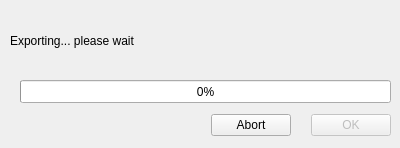
<?xml version="1.0" encoding="UTF-8"?>
<ui version="4.0">
 <class>Tools::ExportAudioDialog</class>
 <widget class="QDialog" name="Tools::ExportAudioDialog">
  <property name="geometry">
   <rect>
    <x>0</x>
    <y>0</y>
    <width>400</width>
    <height>148</height>
   </rect>
  </property>
  <property name="windowTitle">
   <string>Dialog</string>
  </property>
  <widget class="QDialogButtonBox" name="buttonBoxAbort">
   <property name="geometry">
    <rect>
     <x>190</x>
     <y>110</y>
     <width>101</width>
     <height>31</height>
    </rect>
   </property>
   <property name="orientation">
    <enum>Qt::Horizontal</enum>
   </property>
   <property name="standardButtons">
    <set>QDialogButtonBox::Abort</set>
   </property>
  </widget>
  <widget class="QLabel" name="labelExporting">
   <property name="geometry">
    <rect>
     <x>10</x>
     <y>0</y>
     <width>381</width>
     <height>81</height>
    </rect>
   </property>
   <property name="text">
    <string>Exporting... please wait</string>
   </property>
   <property name="wordWrap">
    <bool>true</bool>
   </property>
  </widget>
  <widget class="QDialogButtonBox" name="buttonBoxOk">
   <property name="enabled">
    <bool>false</bool>
   </property>
   <property name="geometry">
    <rect>
     <x>300</x>
     <y>110</y>
     <width>91</width>
     <height>31</height>
    </rect>
   </property>
   <property name="standardButtons">
    <set>QDialogButtonBox::Ok</set>
   </property>
  </widget>
  <widget class="QProgressBar" name="progressBar">
   <property name="geometry">
    <rect>
     <x>20</x>
     <y>80</y>
     <width>371</width>
     <height>23</height>
    </rect>
   </property>
   <property name="value">
    <number>0</number>
   </property>
  </widget>
 </widget>
 <resources/>
 <connections>
  <connection>
   <sender>buttonBoxAbort</sender>
   <signal>accepted()</signal>
   <receiver>Tools::ExportAudioDialog</receiver>
   <slot>accept()</slot>
   <hints>
    <hint type="sourcelabel">
     <x>248</x>
     <y>254</y>
    </hint>
    <hint type="destinationlabel">
     <x>157</x>
     <y>274</y>
    </hint>
   </hints>
  </connection>
  <connection>
   <sender>buttonBoxAbort</sender>
   <signal>rejected()</signal>
   <receiver>Tools::ExportAudioDialog</receiver>
   <slot>reject()</slot>
   <hints>
    <hint type="sourcelabel">
     <x>316</x>
     <y>260</y>
    </hint>
    <hint type="destinationlabel">
     <x>286</x>
     <y>274</y>
    </hint>
   </hints>
  </connection>
 </connections>
</ui>
